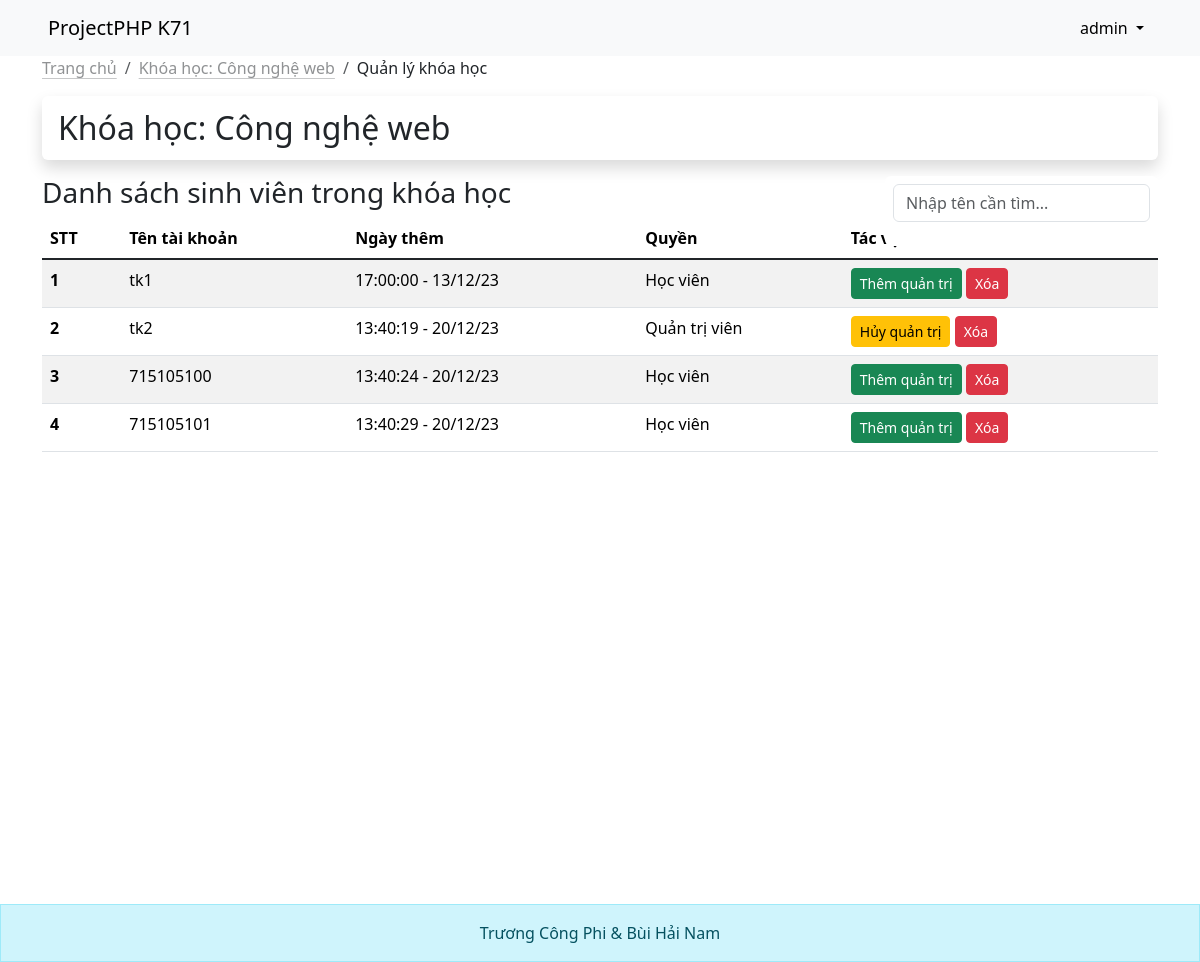
Screenshot of /src/quan_ly_khoa_hoc.php?course_id=35 (signed in) with the database file from the repository.
### tables this page shows
CREATE TABLE `courses` (
  `id` int(11) NOT NULL,
  `course_title` varchar(255) NOT NULL,
  `course_desc` varchar(255) DEFAULT NULL
);

CREATE TABLE `course_management` (
  `id` int(11) NOT NULL,
  `course_id` int(11) NOT NULL,
  `username` varchar(255) DEFAULT NULL,
  `created_at` timestamp NOT NULL DEFAULT current_timestamp(),
  `role` tinyint(4) NOT NULL
);

### function.php (called while the page is built, shortened)
<?php
include 'connectdb.php';
function get($table, $condition)
{
	global $conn;
	if (empty($condition)) {
		$query = "SELECT * FROM $table";
	} else {
		$query = "SELECT * FROM `$table` WHERE $condition";
	}
	$result = mysqli_query($conn, $query);
	if ($result->num_rows > 0) {
		return $result->fetch_assoc();
	} else {
		return null;
	}
}
function getArray($tableName, $condition)
{
	global $conn;
	if (empty($condition)) {
		$query = "SELECT * FROM $tableName";
	} else {
		$query = "SELECT * FROM $tableName WHERE $condition";
	}
	$result = mysqli_query($conn, $query);
	if ($result && $result->num_rows > 0) {
		return $result;
	} else {
		return null;
	}
}

### src/quan_ly_khoa_hoc.php (the view, shortened to what this page needs)
<?php
include 'navbar.php';
if ($role_course == 1 || $role_all == 2) {
    $data = get('courses', 'id=' . $_GET['course_id'] . '');
?>
<nav aria-label="breadcrumb">
    <ol class="breadcrumb">
        <li class="breadcrumb-item"><a
                class="link-dark link-opacity-50 link-opacity-100-hover link-offset-2 link-underline-opacity-25 link-underline-opacity-100-hover"
                href="khoa_hoc.php">Trang chủ</a></li>
        <li class="breadcrumb-item"><a
                class="link-dark link-opacity-50 link-opacity-100-hover link-offset-2 link-underline-opacity-25 link-underline-opacity-100-hover"
                href="bai_giang.php?course_id=<?= $_GET['course_id'] ?>">Khóa học: <?= $data['course_title'] ?></a></li>
        <li class="breadcrumb-item text-dark active" aria-current="page">Quản lý khóa học</li>
    </ol>
</nav>
<div class="d-flex justify-content-between p-3 my-3 bg-purple rounded shadow">
    <div class="lh-1">
        <h2 class="mb-0 lh-1">Khóa học: <?= $data['course_title'] ?></h2>
    </div>
</div>
<div class="row">
    <div class="col">
        <h3>Danh sách sinh viên trong khóa học</h3>
    </div>
    <div class="position-relative  col d-flex flex-row-reverse">
        <div class="dropdown-menu top-0 position-absolute d-block pt-0 mx-0  border-0 overflow-hidden w-280px">
            <form method="post" class="p-2 mb-2 ">
                <input type="search" name="usersearch" class="form-control" placeholder="Nhập tên cần tìm..."
                    value="<?= isset($_POST['usersearch']) ? htmlspecialchars($_POST['usersearch']) : '' ?>">
            </form>
        </div>
    </div>
</div>
<table class="table table-striped">
    <thead>
        <tr>
            <th scope="col">STT</th>
            <th scope="col">Tên tài khoản</th>
            <th scope="col">Ngày thêm</th>
            <th scope="col">Quyền</th>
            <th scope="col">Tác vụ</th>
        </tr>
    </thead>
    <tbody class="table-group-divider">
        <?php
            $i = 1;
            $course_data = getArray('course_management', "course_id={$_GET['course_id']}");
            if ($course_data && $course_data->num_rows > 0) {
                while ($row_course = $course_data->fetch_assoc()) {
            ?>
        <tr>
            <th><?= $i ?></th>
            <td><?= $row_course['username'] ?></td>
            <td><?= date("H:i:s - d/m/y", strtotime($row_course['created_at'])) ?></td>
            <td><?= ($row_course['role'] == 0) ? "Học viên" : "Quản trị viên" ?></td>
            <td>
                <form method="post">
                    <?php
                                if ($row_course['role'] == 0) {
                                ?>
                    <button class="btn btn-sm btn-success" name="role_update" value="<?= $row_course['id'] ?>-1">
                        Thêm
                        quản trị </button>
                    <?php } else {
                                ?>
                    <button class="btn btn-sm btn-warning" name="role_update" value="<?= $row_course['id'] ?>-0">
                        Hủy
                        quản trị </button>
                    <?php } ?>
                    <button class="btn btn-sm btn-danger" name="user_delete" value="<?= $row_course['id'] ?>">
                        Xóa
                    </button>
                </form>
            </td>
        </tr>
        <?php
                    $i++;
                }
            } else echo "<td colspan=5 align='center'> Chưa có học viên</td>" ?>
    </tbody>
</table>
<?php } else { ?>
<div class="text-center alert alert-warning">
    Bạn không được quyền truy cập vào trang này!<a href="khoa_hoc.php" class="alert-link">Quay lại</a>
</div>
<?php } ?>
<?php include 'footer.php' ?>

### rows the page displays
courses: course_title "Công nghệ web"
course_management: username "tk1", created_at "17:00:00 - 13/12/23", role "Học viên", $row_course['id'] 12 (drawn)
course_management: username "tk2", created_at "13:40:19 - 20/12/23", role "Quản trị viên", $row_course['id'] 53 (drawn)
course_management: username "715105100", created_at "13:40:24 - 20/12/23", role "Học viên", $row_course['id'] 54 (drawn)
course_management: username "715105101", created_at "13:40:29 - 20/12/23", role "Học viên", $row_course['id'] 55 (drawn)

### other values shown
$username "admin"
